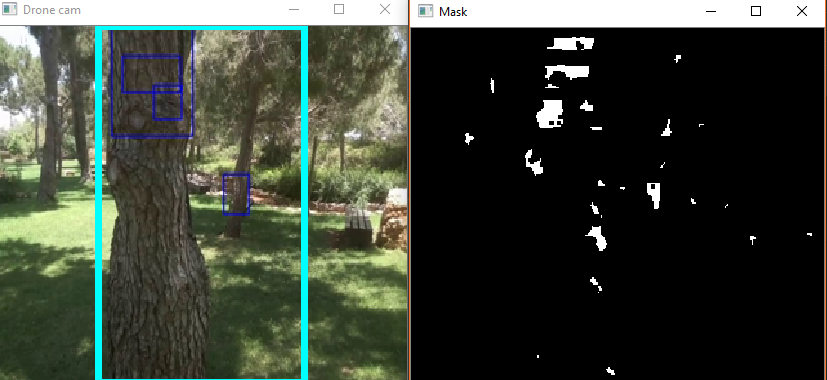
#> input picture Capture.PNG, 827 x 380 px, given in place of 2.mp4, which was not available
$ python color_picker.py
#> lines starting #> are read from the running program, lines starting #| are printed output that depends on the picture; after the words box and inside, x2 and y2 are one past the last pixel; in counts of white or black regions, pixels touching at a corner belong together; pictures that were not available may be replaced by others from this repository, and a replacement may not be noted
import cv2
import numpy as np


def nothing():
    pass


def track_obj():
    pass


def brown_detect(title='Test', path=r"2.mp4"):
#> called with title = 'Test', path = '2.mp4'
    cv2.namedWindow(title)
    cap = cv2.VideoCapture(path)
    width = cap.get(3)  # float
    height = cap.get(4)  # float
    min_x, min_y = width, height
    max_x = max_y = 0

    cv2.namedWindow("Trackbars")
    cv2.createTrackbar("L-H", "Trackbars", 10, 30, nothing)
    cv2.createTrackbar("L-S", "Trackbars", 20, 160, nothing)
    cv2.createTrackbar("L-V", "Trackbars", 20, 110, nothing)
    cv2.createTrackbar("U-H", "Trackbars", 20, 255, nothing)
    cv2.createTrackbar("U-S", "Trackbars", 150, 255, nothing)
    cv2.createTrackbar("U-V", "Trackbars", 100, 255, nothing)

    target_x_min = round(width)//4
    target_x_max = 3*round(width)//4
    target_y_min = 0
    target_y_max = round(height)

    while True:
        ret, frame = cap.read()
#> frame is the input picture: shape (380, 827, 3); mean B, G, R 56.6, 66.8, 60.3
        if ret:
            blurred_frame = cv2.GaussianBlur(frame, (5, 5), cv2.BORDER_DEFAULT)
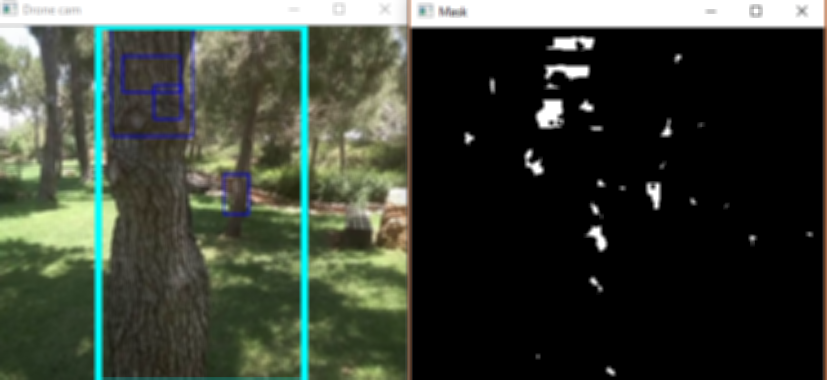
#> blurred_frame: shape (380, 827, 3); mean B, G, R 56.5, 66.8, 60.4
            hsv = cv2.cvtColor(blurred_frame, cv2.COLOR_BGR2HSV)
#> hsv: shape (380, 827, 3); mean H, S, V 19.8, 39.1, 68.5

            l_h = cv2.getTrackbarPos("L-H", "Trackbars")
            l_s = cv2.getTrackbarPos("L-S", "Trackbars")
            l_v = cv2.getTrackbarPos("L-V", "Trackbars")
            u_h = cv2.getTrackbarPos("U-H", "Trackbars")
            u_s = cv2.getTrackbarPos("U-S", "Trackbars")
            u_v = cv2.getTrackbarPos("U-V", "Trackbars")

            lower_brown = np.array([l_h, l_s, l_v])
            upper_brown = np.array([u_h, u_s, u_v])

            mask = cv2.inRange(hsv, lower_brown, upper_brown)
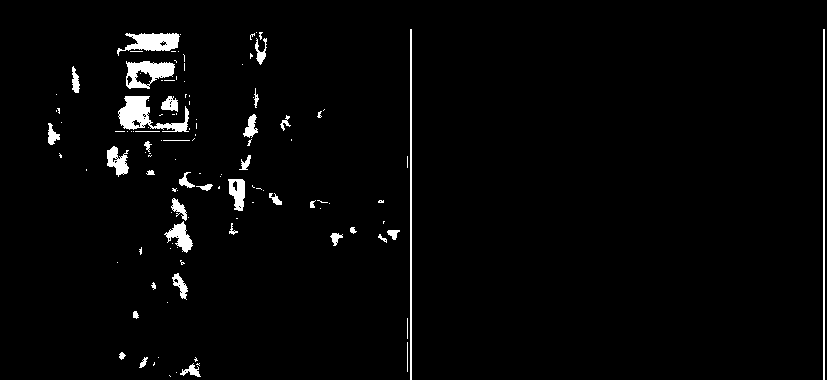
#> mask: shape (380, 827); 2.5% white; 120 white regions (81 under 20 px), largest, box (x1, y1, x2, y2) and area: (118, 96, 189, 132) 1102, (126, 61, 175, 89) 797, (117, 33, 180, 56) 788
            kernel = np.ones((3, 3), np.uint8)
            mask = cv2.erode(mask, kernel)
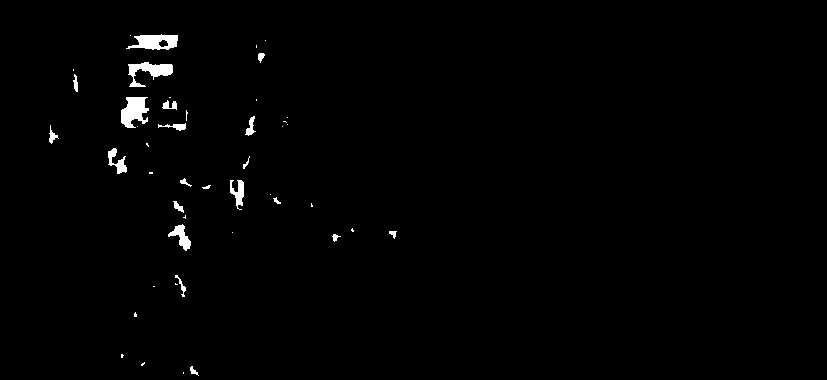
#> mask: shape (380, 827); 1% white; 46 white regions (25 under 20 px)

            contours, _ = cv2.findContours(mask, cv2.RETR_TREE, cv2.CHAIN_APPROX_NONE)
#> contours = 47 contours, 28 with area under 20; largest, box (x1, y1, x2, y2) and area: (121, 97, 149, 128) 517, (126, 34, 178, 50) 516, (128, 62, 173, 87) 437, (168, 224, 191, 251) 223, (230, 180, 244, 210) 173

            for contour in contours:
                area = cv2.contourArea(contour)
                approx = cv2.approxPolyDP(contour, 0.01*cv2.arcLength(contour, True), True)
                if area > 200:
                    # cv2.drawContours(frame, [approx], -1, (0, 0, 255), 5)
                    (x, y, w, h) = cv2.boundingRect(approx)
                    min_x, max_x = min(x, min_x), max(x + w, max_x)
                    min_y, max_y = min(y, min_y), max(y + h, max_y)

                    if w > 50 and h > 50:
                        cv2.rectangle(frame, (x, y), (x + w, y + h), (255, 0, 0), 2)
#> this loop made 47 passes
#> (area, x, y, w, h, min_x, min_y) on passes 13, 38, 41, 46: (223, 168, 224, 23, 27, 168, 224), (517, 121, 97, 28, 31, 121, 97), (437, 128, 62, 45, 25, 121, 62), (515.5, 126, 34, 52, 16, 121, 34)
#> area on passes 2, 8, 9, 11, 16, 20: 26, 38.5, 23, 23.5, 44.5, 173

            cv2.rectangle(frame, (target_x_min, target_y_min), (target_x_max, target_y_max), (255, 255, 0), 3)
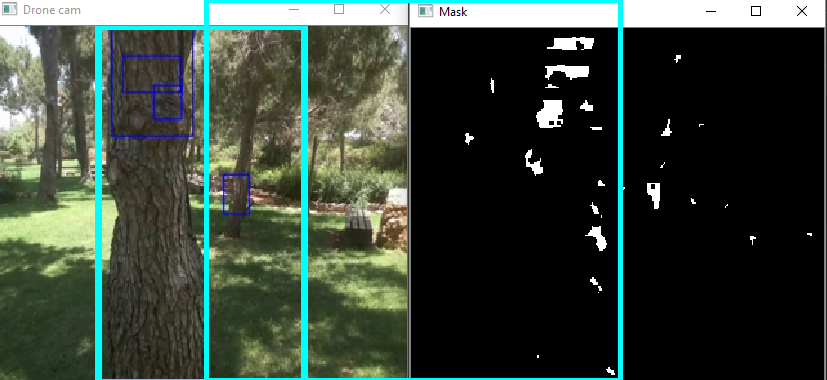
#> frame: shape (380, 827, 3); 1.82% of pixels changed, all inside (x1, y1, x2, y2) = (204, 0, 623, 380)
            cv2.imshow(title, frame)
            cv2.imshow("Mask", mask)
            key = cv2.waitKey(1)
#> (key Esc is pressed here)
            if key == 27:
                break
        else:
            break

    cap.release()
    cv2.destroyAllWindows()


if __name__ == '__main__':
    brown_detect()
